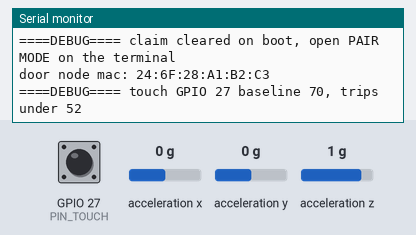
This sketch was run on a simulated ESP32. On the bench: the last lines printed to the serial monitor. Wiring (inferred from the names in the program): ADXL345 accelerometer at I2C address 0x53. The test bench sets the inputs (shaded band); at power-on: acceleration x 0 g, GPIO 27 (PIN_TOUCH) HIGH, acceleration y 0 g, acceleration z 1 g. EEPROM starts erased.

Above: at 2.0 s.
2.1 s: acceleration x set to -1.4 g
At 3.66 s:
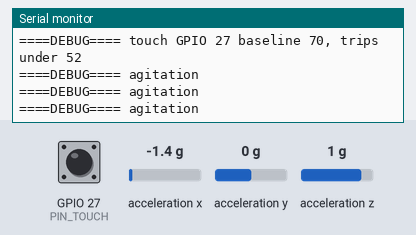
4.4 s: GPIO 27 (PIN_TOUCH) pulled LOW for 0.15 s
At 4.64 s:
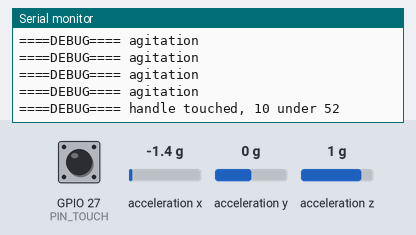
6.0 s: acceleration x set to 0 g
At 10.8 s:
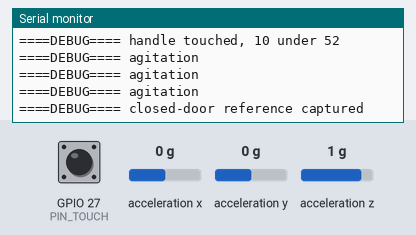
11.5 s: acceleration y set to -1.4 g
At 12.21 s:
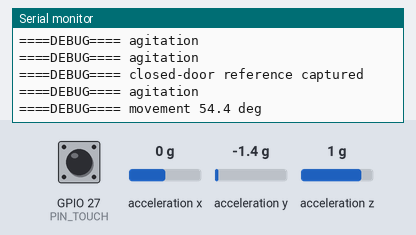

The sketch:

node-door.ino
```cpp
// =============================================================================
//  node-door.ino — door node: ADXL345 motion and the ESP32's own touch channel
//
//  The accelerometer is the door sensor and the touch pad is the
//  silent trigger.
// =============================================================================

#include <Wire.h>
#include <math.h>
#include <SecMesh.h>

// ========== [Pins] ==========
#define PIN_SDA           21
#define PIN_SCL           22
#define PIN_TOUCH         27

// The node keeps no record of the hub's WiFi channel, so a restored claim starts on channel 1
// and only hops after SECMESH_SILENT_MS. Starting unclaimed hunts every 400 ms instead, and the
// hub re-adopts a MAC it already knows without PAIR MODE, so rejoining after a reboot is fast.
#define ALWAYS_UNCLAIM     1
#define TOUCH_TRACE        0

// ========== [ADXL345 registers] ==========
#define ADXL_PRIMARY     0x53
#define ADXL_ALTERNATE   0x1D
#define ADXL_DEVID       0x00
#define ADXL_BW_RATE     0x2C
#define ADXL_POWER_CTL   0x2D
#define ADXL_DATA_FORMAT 0x31
#define ADXL_DATAX0      0x32
#define ADXL_SCALE_G     0.0039f

// ========== [Motion tuning] ==========
#define IMPACT_G         1.30f
#define AGITATE_G        0.09f
#define AGITATE_WINDOW  3000UL
#define AGITATE_COUNT     10
#define MOVE_DEG         10.0f
#define MOVE_REST_DEG     4.0f
#define MOVE_HOLD_MS     400UL
#define MOVE_REARM_MS   8000UL
#define IMPACT_HOLDOFF  1500UL
#define REST_G           0.04f
#define REST_SETTLE_MS  4000UL
#define SAMPLE_MS          20UL

// ========== [Touch tuning] ==========
#define TOUCH_SAMPLE_MS     20UL
#define TOUCH_DEBOUNCE_MS   50UL
#define TOUCH_REARM_MS    4000UL
#define TOUCH_STUCK_MS   30000UL
#define TOUCH_CALIB_MS     600UL
#define TOUCH_DRIFT_MS     500UL
#define TOUCH_DROP_PCT      75
#define TOUCH_MIN_DROP       4

// ========== [State] ==========
static uint8_t  adxlAddr    = ADXL_PRIMARY;
static bool     adxlReady   = false;
static uint8_t  hubMode     = MODE_DISARMED;

static uint32_t lastSample  = 0;
static uint32_t lastImpact  = 0;
static uint32_t lastAgitate = 0;
static uint8_t  agitations  = 0;
static uint32_t agitateFrom = 0;

static float    baseX = 0, baseY = 0, baseZ = 1;
static bool     haveBase    = false;
static uint32_t restSince   = 0;

static bool     moved       = false;
static uint32_t moveSince   = 0;
static uint32_t moveSent    = 0;

static bool     touchRaw    = false;
static bool     touchStable = false;
static uint32_t touchEdge   = 0;
static uint32_t touchSince  = 0;
static uint32_t touchSent   = 0;
static uint16_t touchBase   = 0;
static uint32_t touchAt     = 0;
static uint32_t touchDrift  = 0;

// ========== [ADXL345] ==========
static void adxlWrite(uint8_t reg, uint8_t val) {
  Wire.beginTransmission(adxlAddr);
  Wire.write(reg);
  Wire.write(val);
  Wire.endTransmission();
}

static bool adxlPing(uint8_t addr) {
  Wire.beginTransmission(addr);
  Wire.write(ADXL_DEVID);
  if (Wire.endTransmission(false) != 0) return false;
  if (Wire.requestFrom(addr, (uint8_t)1) != 1) return false;
  return Wire.read() == 0xE5;
}

static bool adxlBegin() {
  if      (adxlPing(ADXL_PRIMARY))   adxlAddr = ADXL_PRIMARY;
  else if (adxlPing(ADXL_ALTERNATE)) adxlAddr = ADXL_ALTERNATE;
  else return false;

  adxlWrite(ADXL_DATA_FORMAT, 0x0B);
  adxlWrite(ADXL_BW_RATE, 0x0C);
  adxlWrite(ADXL_POWER_CTL, 0x08);
  return true;
}

static bool adxlRead(float &x, float &y, float &z) {
  Wire.beginTransmission(adxlAddr);
  Wire.write(ADXL_DATAX0);
  if (Wire.endTransmission(false) != 0) return false;
  if (Wire.requestFrom(adxlAddr, (uint8_t)6) != 6) return false;

  int16_t raw[3];
  for (int i = 0; i < 3; i++) {
    const uint8_t lo = Wire.read();
    const uint8_t hi = Wire.read();
    raw[i] = (int16_t)((hi << 8) | lo);
  }
  x = raw[0] * ADXL_SCALE_G;
  y = raw[1] * ADXL_SCALE_G;
  z = raw[2] * ADXL_SCALE_G;
  return true;
}

// ========== [Downlink] ==========
static void onRx(const uint8_t mac[6], const SecFrame &f) {
  switch (f.code) {
    case CMD_PAIR_ACCEPT:
      if (SecMesh.onPairAccept(mac, f)) {
        hubMode = f.arg;
        SecMesh.send(EV_BOOT);
        DBG("paired, mode %u", hubMode);
      }
      break;
    case CMD_STATE:
    case CMD_PING:
      hubMode = f.arg;
      break;
    case CMD_IDENTIFY:
      break;
    default:
      break;
  }
}

// ========== [Handle touch — the silent trigger] ==========
static uint16_t touchSample() {
  uint32_t sum = 0;
  for (int i = 0; i < 3; i++) sum += touchRead(PIN_TOUCH);
  return (uint16_t)(sum / 3);
}

static void touchCalibrate() {
  uint32_t sum = 0, n = 0;
  const uint32_t until = millis() + TOUCH_CALIB_MS;
  while ((int32_t)(until - millis()) > 0) {
    sum += touchSample();
    n++;
    delay(10);
  }
  touchBase = n ? (uint16_t)(sum / n) : 0;
}

static uint16_t touchTrip() {
  uint16_t trip = (uint16_t)((uint32_t)touchBase * TOUCH_DROP_PCT / 100);
  if (touchBase - trip < TOUCH_MIN_DROP) {
    trip = (touchBase > TOUCH_MIN_DROP) ? (uint16_t)(touchBase - TOUCH_MIN_DROP) : 0;
  }
  return trip;
}

static void sampleTouch() {
  const uint32_t now = millis();
  if (!touchBase || now - touchAt < TOUCH_SAMPLE_MS) return;
  touchAt = now;

  const uint16_t v = touchSample();
  const uint16_t trip = touchTrip();
  const bool raw = v < trip;

#if TOUCH_TRACE
  static uint32_t traceAt = 0;
  if (now - traceAt > 400) {
    traceAt = now;
    DBG("touch %u base %u trip %u%s", v, touchBase, trip, raw ? "  <<<" : "");
  }
#endif

  if (raw != touchRaw) {
    touchRaw = raw;
    touchEdge = now;
    return;
  }
  if (now - touchEdge < TOUCH_DEBOUNCE_MS) return;

  if (raw == touchStable) {
    if (!raw && now - touchDrift > TOUCH_DRIFT_MS) {
      touchDrift = now;
      const int32_t d = (int32_t)v - (int32_t)touchBase;
      if      (d > 0) touchBase += (uint16_t)((d + 7) / 8);
      else if (d < 0) touchBase -= (uint16_t)((-d + 7) / 8);
    }
    if (raw && now - touchSince > TOUCH_STUCK_MS) {
      touchBase = v;
      touchRaw = touchStable = false;
      DBG("touch held past %lus, baseline relearned at %u",
          (unsigned long)(TOUCH_STUCK_MS / 1000), touchBase);
    }
    return;
  }

  touchStable = raw;
  if (!raw) return;

  touchSince = now;
  if (now - touchSent < TOUCH_REARM_MS) return;
  touchSent = now;
  DBG("handle touched, %u under %u", v, trip);
  SecMesh.sendUrgent(EV_TOUCH);
}

// ========== [Motion — impact, agitation, and the door itself] ==========
static void sampleAccel() {
  const uint32_t now = millis();
  if (!adxlReady || now - lastSample < SAMPLE_MS) return;
  lastSample = now;

  float x, y, z;
  if (!adxlRead(x, y, z)) return;

  const float mag = sqrtf(x * x + y * y + z * z);
  const float dev = fabsf(mag - 1.0f);

  if (dev > IMPACT_G) {
    if (now - lastImpact > IMPACT_HOLDOFF) {
      lastImpact = now;
      agitations = 0;
      DBG("impact %.2fg", mag);
      SecMesh.sendUrgent(EV_IMPACT, 0, (uint16_t)(mag * 100));
    }
    return;
  }

  if (dev > AGITATE_G) {
    restSince = 0;
    if (now - lastAgitate > 40) {
      lastAgitate = now;
      if (agitations == 0 || now - agitateFrom > AGITATE_WINDOW) {
        agitateFrom = now;
        agitations = 0;
      }
      agitations++;
      if (agitations >= AGITATE_COUNT) {
        agitations = 0;
        DBG("agitation");
        SecMesh.sendUrgent(EV_AGITATION, 0, (uint16_t)(dev * 1000));
      }
    }
  } else {
    if (agitations && now - agitateFrom > AGITATE_WINDOW) agitations = 0;
    // The resting orientation is learned once, after the board has been still for a few
    // seconds. Mount it with the door shut and leave it alone while it powers up.
    if (dev < REST_G) {
      if (restSince == 0) restSince = now;
      if (!haveBase && now - restSince > REST_SETTLE_MS) {
        baseX = x / mag; baseY = y / mag; baseZ = z / mag;
        haveBase = true;
        DBG("closed-door reference captured");
      }
    } else {
      restSince = 0;
    }
  }

  if (!haveBase) return;

  const float dot = (x * baseX + y * baseY + z * baseZ) / mag;
  const float ang = acosf(constrain(dot, -1.0f, 1.0f)) * 57.2958f;

  if (ang < MOVE_REST_DEG) {
    moved = false;
    moveSince = 0;
    return;
  }

  if (ang < MOVE_DEG) return;

  if (moveSince == 0) moveSince = now;
  if (moved || now - moveSince < MOVE_HOLD_MS) return;
  if (moveSent && now - moveSent < MOVE_REARM_MS) return;

  moved = true;
  moveSent = now;
  DBG("movement %.1f deg", ang);
  SecMesh.sendUrgent(EV_TILT, 0, (uint16_t)ang);
}

void setup() {
  Serial.begin(115200);
  delay(200);
  Serial.println();
  Serial.println("khanehnegar door node");

  Wire.begin(PIN_SDA, PIN_SCL);
  adxlReady = adxlBegin();
  if (adxlReady) DBG("ADXL345 found at 0x%02X", adxlAddr);
  else           DBG("ADXL345 NOT FOUND — check SDA 21 / SCL 22");

  if (!SecMesh.begin(KIND_DOOR, onRx)) {
    DBG("FATAL: ESP-NOW would not start");
  }

#if ALWAYS_UNCLAIM
  SecMesh.clearClaim();
  DBG("claim cleared on boot, open PAIR MODE on the terminal");
#else
  SecMesh.loadClaim();
  if (SecMesh.hasHub()) SecMesh.send(EV_BOOT);
#endif

  touchCalibrate();

  Serial.print("door node mac: ");
  Serial.println(SecMeshClass::macToStr(SecMesh.selfMac()));
  DBG("touch GPIO %d baseline %u, trips under %u", PIN_TOUCH, touchBase, touchTrip());
}

void loop() {
  SecMesh.tick();
  sampleTouch();
  sampleAccel();
}
```

SecMeshPeers.cpp
```cpp
// =============================================================================
//  SecMeshPeers.cpp — peer table, claim, pairing, channel, tamper, heartbeat
// =============================================================================
#include "SecMesh.h"

#if defined(ESP8266)
  #include <ESP8266WiFi.h>
  #include <espnow.h>
  #include <EEPROM.h>
#else
  #include <WiFi.h>
  #include <esp_wifi.h>
  #include <esp_now.h>
  #include <Preferences.h>
#endif

#define CLAIM_TAG 0xA5

// ========== [Peer table] ==========
bool SecMeshClass::addPeer(const uint8_t mac[6], bool encrypted) {
#if defined(ESP8266)
  if (esp_now_is_peer_exist((uint8_t *)mac)) esp_now_del_peer((uint8_t *)mac);
  // The ESP8266 SDK wants a real channel here; 0 means "current channel" only on ESP32.
  const int ok = esp_now_add_peer((uint8_t *)mac, ESP_NOW_ROLE_COMBO, _channel,
                                  encrypted ? (uint8_t *)SECMESH_LMK : NULL,
                                  encrypted ? 16 : 0);
  DBG("addPeer %s enc=%d ch=%u -> %d", macToStr(mac).c_str(), encrypted ? 1 : 0,
      _channel, ok);
  return ok == 0;
#else
  esp_now_peer_info_t p = {};
  memcpy(p.peer_addr, mac, 6);
  p.channel = 0;
  p.ifidx   = WIFI_IF_STA;
  p.encrypt = encrypted;
  if (encrypted) memcpy(p.lmk, SECMESH_LMK, 16);
  if (esp_now_is_peer_exist(mac)) esp_now_del_peer(mac);
  const esp_err_t ok = esp_now_add_peer(&p);
  DBG("addPeer %s enc=%d -> %d", macToStr(mac).c_str(), encrypted ? 1 : 0, (int)ok);
  return ok == ESP_OK;
#endif
}

bool SecMeshClass::removePeer(const uint8_t mac[6]) {
#if defined(ESP8266)
  return esp_now_del_peer((uint8_t *)mac) == 0;
#else
  return esp_now_del_peer(mac) == ESP_OK;
#endif
}

// ========== [Claim persistence] ==========
static void writeClaim(const uint8_t mac[6], bool valid) {
#if defined(ESP8266)
  EEPROM.begin(16);
  EEPROM.write(0, valid ? CLAIM_TAG : 0);
  for (int i = 0; i < 6; i++) EEPROM.write(1 + i, valid ? mac[i] : 0);
  EEPROM.commit();
  EEPROM.end();
#else
  Preferences p;
  p.begin("secmesh", false);
  if (valid) p.putBytes("hub", mac, 6);
  else       p.remove("hub");
  p.end();
#endif
}

void SecMeshClass::loadClaim() {
  uint8_t mac[6];
#if defined(ESP8266)
  EEPROM.begin(16);
  const uint8_t tag = EEPROM.read(0);
  for (int i = 0; i < 6; i++) mac[i] = EEPROM.read(1 + i);
  EEPROM.end();
  if (tag != CLAIM_TAG) return;
#else
  Preferences p;
  p.begin("secmesh", true);
  const size_t got = p.getBytes("hub", mac, 6);
  p.end();
  if (got != 6) return;
#endif
  memcpy(_hubMac, mac, 6);
  _hasHub = true;
  _flags |= SF_PAIRED;
  addPeer(_hubMac, SECMESH_WANT_ENCRYPTION);
}

void SecMeshClass::clearClaim() {
  writeClaim(nullptr, false);
  forgetHub();
}

// ========== [Pairing handshake] ==========
uint16_t SecMeshClass::macTail(const uint8_t mac[6]) {
  return (uint16_t)((mac[4] << 8) | mac[5]);
}

void SecMeshClass::setHub(const uint8_t mac[6]) {
  memcpy(_hubMac, mac, 6);
  _hasHub = true;
  _flags |= SF_PAIRED;
  addPeer(_hubMac, SECMESH_WANT_ENCRYPTION);
  writeClaim(mac, true);
  DBG("claimed hub %s", macToStr(mac).c_str());
}

// Broadcast, not unicast: ESP-NOW drops encrypted frames from a peer you have not added,
// and the node cannot add the hub before this frame tells it the hub's MAC. Carries no
// secret, and names its target by MAC tail in `value`.
void SecMeshClass::acceptPairing(const uint8_t mac[6], uint8_t mode) {
  addPeer(mac, true);
  broadcast(CMD_PAIR_ACCEPT, mode, macTail(mac));
}

bool SecMeshClass::onPairAccept(const uint8_t mac[6], const SecFrame &f) {
  if (_hasHub) return false;
  if (f.value != macTail(_mac)) return false;
  setHub(mac);
  return true;
}

void SecMeshClass::forgetHub() {
  _hasHub = false;
  _flags &= ~SF_PAIRED;
  memset(_hubMac, 0, 6);
}

void SecMeshClass::requestPairing() {
  broadcast(EV_PAIR_REQUEST, SECMESH_WANT_ENCRYPTION, 0);
}

// ========== [Channel control] ==========
void SecMeshClass::setChannel(uint8_t ch) {
  if (ch < 1 || ch > 13) return;
  _channel = ch;
#if defined(ESP8266)
  wifi_set_channel(ch);
#else
  esp_wifi_set_promiscuous(true);
  esp_wifi_set_channel(ch, WIFI_SECOND_CHAN_NONE);
  esp_wifi_set_promiscuous(false);
#endif
}

// ========== [Tamper pin] ==========
void SecMeshClass::setTamperPin(int pin, bool openIsHigh) {
  _tamperPin = pin;
  _tamperActiveHigh = openIsHigh;
  pinMode(pin, INPUT_PULLUP);
  _tamperLast = _tamperRaw = (digitalRead(pin) == (openIsHigh ? HIGH : LOW));
  _tamperEdge = millis();
  if (_tamperLast) _flags |= SF_TAMPER;
}

// ========== [Tick: tamper edge, pair hunt, heartbeat] ==========
void SecMeshClass::tick() {
  const uint32_t now = millis();

  // Debounced, because the raw pin chattered: an unwired or long-jumpered switch against a
  // ~45k internal pull-up crosses the logic threshold on noise alone, and every edge used to
  // fire a three-frame urgent burst plus a journal entry at the hub.
  if (_tamperPin >= 0) {
    const bool raw = (digitalRead(_tamperPin) == (_tamperActiveHigh ? HIGH : LOW));
    if (raw != _tamperRaw) {
      _tamperRaw  = raw;
      _tamperEdge = now;
    } else if (raw != _tamperLast && now - _tamperEdge > SECMESH_TAMPER_DEBOUNCE_MS) {
      _tamperLast = raw;
      if (raw) _flags |= SF_TAMPER;
      else     _flags &= ~SF_TAMPER;
      DBG("tamper pin %d -> %s", _tamperPin, raw ? "OPEN" : "closed");
      sendUrgent(raw ? EV_TAMPER_OPEN : EV_TAMPER_CLOSED);
    }
  }

  if (_kind == KIND_HUB) return;

  if (!_hasHub) {
    if (now - _lastPairTry > 400) {
      _lastPairTry = now;
      _hopChannel++;
      if (_hopChannel > 13) _hopChannel = 1;
      setChannel(_hopChannel);
      requestPairing();
    }
    return;
  }

  if (now - _lastHeartbeat > SECMESH_HEARTBEAT_MS) {
    _lastHeartbeat = now;
    send(EV_HEARTBEAT, 0, 0);
    // The hub answers every heartbeat with CMD_PING, so _lastDown moving is proof the link
    // works in both directions. Without that reply this check fired on every healthy node —
    // nothing is sent downstream in steady state, so silence was permanent and the node
    // hopped channel every 20 s, dropping a link that was fine.
    const uint32_t quietSince = _lastDown ? _lastDown : _bootAt;
    if (now - quietSince > SECMESH_SILENT_MS) {
      _hopChannel++;
      if (_hopChannel > 13) _hopChannel = 1;
      setChannel(_hopChannel);
      DBG("node: silent %lums, hop to ch%u", (unsigned long)(now - quietSince), _hopChannel);
      send(EV_BOOT, 0, 0);
      requestPairing();
    }
  }
}
```

Measured:
- after the input at 2.1 s, the serial monitor: prints a new line after 0.41 s (image 1)
- after the input at 4.4 s, the serial monitor: prints a new line after 0.07 s (image 2)
- after the input at 6.0 s, the serial monitor: prints a new line after 4.0 s (image 3)
- after the input at 11.5 s, the serial monitor: prints a new line after 0.43 s (image 4)
